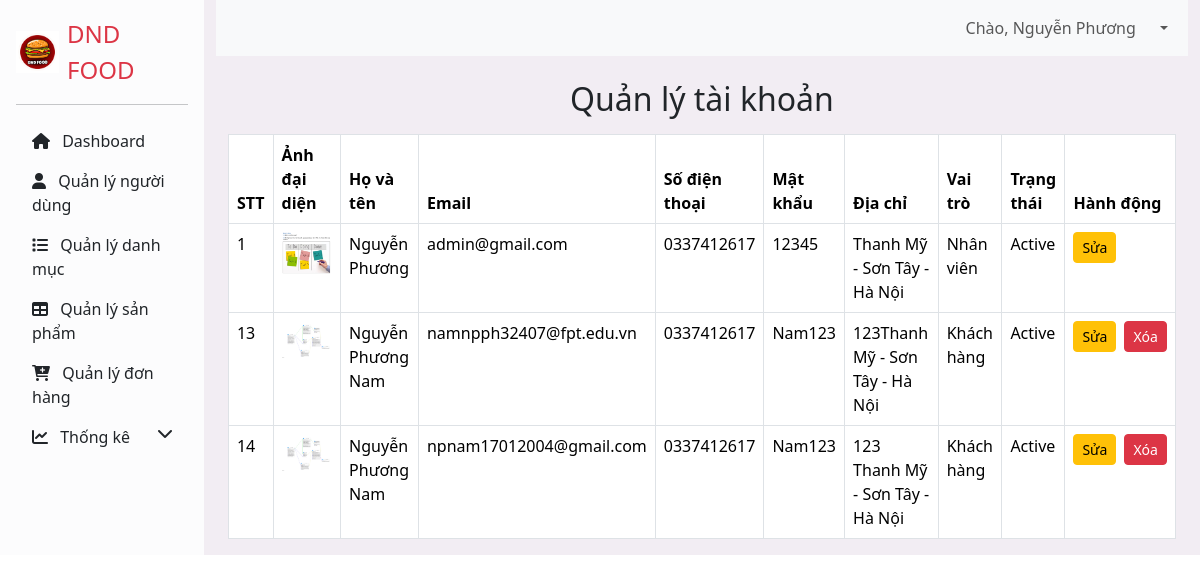
The page /controller/index.php?act=listAccount (signed in) on the database its author committed.
### tables this page shows
CREATE TABLE `users` (
  `user_id` int NOT NULL,
  `email` varchar(255) NOT NULL,
  `password` varchar(255) NOT NULL,
  `phone_number` varchar(20) NOT NULL,
  `address` varchar(255) NOT NULL,
  `full_name` varchar(255) NOT NULL,
  `avatar_url` varchar(255) NOT NULL COMMENT 'ảnh user',
  `role` tinyint NOT NULL DEFAULT '0' COMMENT 'vai trò của người dùng',
  `token` varchar(100) DEFAULT NULL,
  `status` enum('Inactive','Active') DEFAULT 'Inactive'
);

### model/PDO.php (called while the page is built, shortened)
<?php
function pdo_get_connection()
{
    $dburl = "mysql:host=localhost;dbname=duan1_cuoimuon;charset=utf8";
    $usename = "root";
    $password = "";
    $conn = new PDO($dburl, $usename, $password);
    $conn->setAttribute(PDO::ATTR_ERRMODE, PDO::ERRMODE_EXCEPTION);
    return $conn;
}
function pdo_query($sql)
{
    $sql_args = array_slice(func_get_args(), 1);
    try {
        $conn = pdo_get_connection();
        $stmt = $conn->prepare($sql);
        $stmt->execute($sql_args);
        $rows = $stmt->fetchAll(PDO::FETCH_ASSOC);
        return $rows;
    } catch (PDOException $e) {
        throw $e;
    } finally {
        unset($conn);
    }
}

### model/account.php (called while the page is built, shortened)
<?php
function select_all_users() {
    $sql = "SELECT * FROM users";
    return pdo_query($sql);
}

### controller/accountController/listAccount.php (the view, shortened to what this page needs)
<div class="container mt-3">
    <h2 class="text-center mb-3">Quản lý tài khoản</h2>
    <div class="table-responsive">
        <table class="table table-bordered">
            <thead>
                <tr>
                    <th scope="col">STT</th>
                    <th scope="col">Ảnh đại diện</th>
                    <th scope="col">Họ và tên</th>
                    <th scope="col">Email</th>
                    <th scope="col">Số điện thoại</th>
                    <th scope="col">Mật khẩu</th>
                    <th scope="col">Địa chỉ</th>
                    <th scope="col">Vai trò</th>
                    <th scope="col">Trạng thái</th>
                    <th scope="col">Hành động</th>
                </tr>
            </thead>
            <tbody>
                <?php
                if (isset($_SESSION['user']) && is_array($_SESSION['user'])) {
                    $user = $_SESSION['user'];
                    $iduser = $user['user_id'];
                }
                if (isset($listAccount) && is_array($listAccount)) {
                    foreach ($listAccount as $acc) {
                        extract($acc);
                        $editAccount = "index.php?act=editAccount&user_id=" . $user_id;
                        $deleteAccount = "index.php?act=deleteAccount&user_id=" . $user_id;
                        $imgpath = "../upload/" . $avatar_url;
                        if ($iduser != $user_id) {
                            $delete = '<button onclick="confirmDelete(\'' . $deleteAccount . '\')" class="btn btn-danger btn-sm">Xóa</button>';
                        } else {
                            $delete = "";
                        }
                        if (is_file($imgpath)) {
                            $imgs = '<img src="' . $imgpath . '" alt="Avatar" style="max-width: 50px;">';
                        } else {
                            $imgs = 'no image';
                        }
                        if ($role == '0') {
                            $role_text = 'Khách hàng';
                        } else {
                            $role_text = 'Nhân viên';
                        }
                        echo "
                        <tr>
                            <td>$user_id</td>
                            <td>$imgs</td>
                            <td>$full_name</td>
                            <td>$email</td>
                            <td>$phone_number</td>
                            <td>$password</td>
                            <td>$address</td>
                            <td>$role_text</td>
                            <td>$status</td>
                            <td>
                                <div class='d-flex justify-content-start align-items-center'>
                                    <a href='$editAccount' class='btn btn-warning btn-sm me-2'>Sửa</a>
                                    $delete
                                </div>
                            </td>
                        </tr>";
                    }
                } else {
                    echo "<tr><td colspan='10' class='text-center'>Không có tài khoản nào</td></tr>";
                }
                ?>
            </tbody>
        </table>
    </div>
</div>

### rows shown on the page
users: user_id "1", avatar_url (picture), full_name "Nguyễn Phương", email "admin@gmail.com", phone_number "0337412617", password "12345", address "Thanh Mỹ - Sơn Tây - Hà Nội", role "Nhân viên", status "Active"
users: user_id "13", avatar_url (picture), full_name "Nguyễn Phương Nam", email "namnpph32407@fpt.edu.vn", phone_number "0337412617", password "Nam123", address "123Thanh Mỹ - Sơn Tây - Hà Nội", role "Khách hàng", status "Active"
users: user_id "14", avatar_url (picture), full_name "Nguyễn Phương Nam", email "npnam17012004@gmail.com", phone_number "0337412617", password "Nam123", address "123 Thanh Mỹ - Sơn Tây - Hà Nội", role "Khách hàng", status "Active"

### other values the page prints
$_SESSION['user']['full_name'] "Nguyễn Phương"
